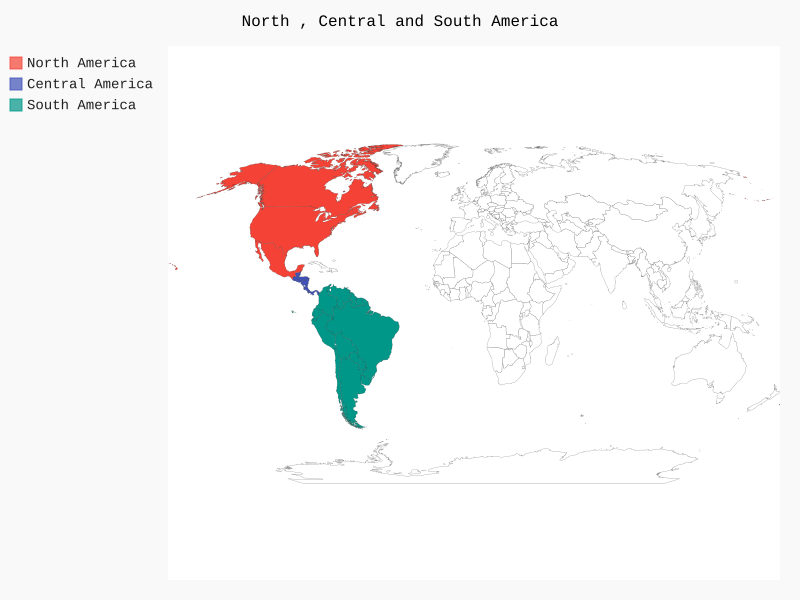

Reproduce this figure in Python.
import pygal
from pygal.maps.world import World

wm = World()
wm.title = 'North , Central and South America'

wm.add('North America',['ca','mx','us'])
wm.add('Central America',['bz','cr','gt','hn','ni','pa','sv'])
wm.add('South America',['ar','bo','br','cl','co','ec','gf','gy','pe','py',
                        'sr','uy','ve'])


wm.render_to_file('americas.svg')
